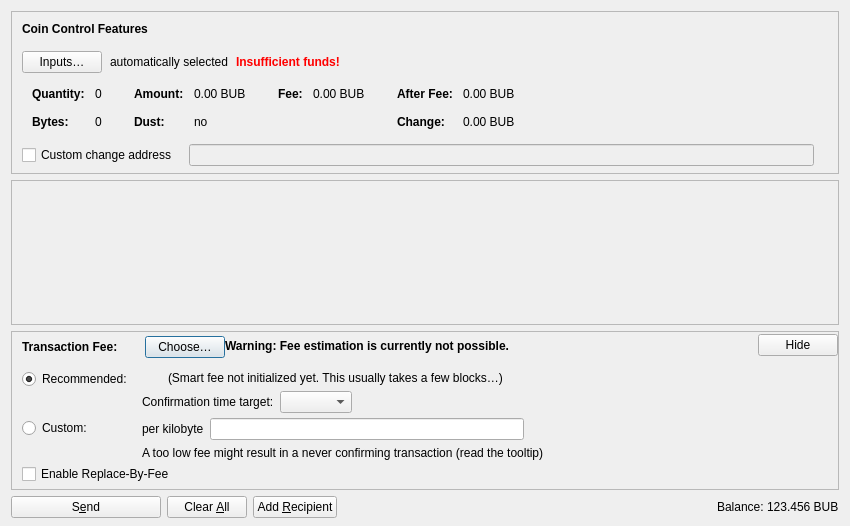
<?xml version="1.0" encoding="UTF-8"?>
<ui version="4.0">
 <class>SendCoinsDialog</class>
 <widget class="QDialog" name="SendCoinsDialog">
  <property name="geometry">
   <rect>
    <x>0</x>
    <y>0</y>
    <width>850</width>
    <height>526</height>
   </rect>
  </property>
  <property name="windowTitle">
   <string>Send Coins</string>
  </property>
  <layout class="QVBoxLayout" name="verticalLayout" stretch="0,1,0,0">
   <property name="bottomMargin">
    <number>8</number>
   </property>
   <item>
    <widget class="QFrame" name="frameCoinControl">
     <property name="sizePolicy">
      <sizepolicy hsizetype="Expanding" vsizetype="Expanding">
       <horstretch>0</horstretch>
       <verstretch>0</verstretch>
      </sizepolicy>
     </property>
     <property name="maximumSize">
      <size>
       <width>16777215</width>
       <height>16777215</height>
      </size>
     </property>
     <property name="frameShape">
      <enum>QFrame::StyledPanel</enum>
     </property>
     <property name="frameShadow">
      <enum>QFrame::Sunken</enum>
     </property>
     <layout class="QVBoxLayout" name="verticalLayoutCoinControl2">
      <property name="spacing">
       <number>0</number>
      </property>
      <property name="leftMargin">
       <number>0</number>
      </property>
      <property name="topMargin">
       <number>0</number>
      </property>
      <property name="rightMargin">
       <number>0</number>
      </property>
      <property name="bottomMargin">
       <number>6</number>
      </property>
      <item>
       <layout class="QVBoxLayout" name="verticalLayoutCoinControl" stretch="0,0,0,0,1">
        <property name="spacing">
         <number>0</number>
        </property>
        <property name="leftMargin">
         <number>10</number>
        </property>
        <property name="topMargin">
         <number>10</number>
        </property>
        <item>
         <layout class="QHBoxLayout" name="horizontalLayoutCoinControl1">
          <property name="bottomMargin">
           <number>15</number>
          </property>
          <item>
           <widget class="QLabel" name="labelCoinControlFeatures">
            <property name="sizePolicy">
             <sizepolicy hsizetype="Preferred" vsizetype="Maximum">
              <horstretch>0</horstretch>
              <verstretch>0</verstretch>
             </sizepolicy>
            </property>
            <property name="font">
             <font>
              <weight>75</weight>
              <bold>true</bold>
             </font>
            </property>
            <property name="styleSheet">
             <string notr="true">font-weight:bold;</string>
            </property>
            <property name="text">
             <string>Coin Control Features</string>
            </property>
           </widget>
          </item>
         </layout>
        </item>
        <item>
         <layout class="QHBoxLayout" name="horizontalLayoutCoinControl2" stretch="0,0,0,0">
          <property name="spacing">
           <number>8</number>
          </property>
          <property name="bottomMargin">
           <number>10</number>
          </property>
          <item>
           <widget class="QPushButton" name="pushButtonCoinControl">
            <property name="styleSheet">
             <string notr="true"/>
            </property>
            <property name="text">
             <string>Inputs…</string>
            </property>
            <property name="autoDefault">
             <bool>false</bool>
            </property>
           </widget>
          </item>
          <item>
           <widget class="QLabel" name="labelCoinControlAutomaticallySelected">
            <property name="text">
             <string>automatically selected</string>
            </property>
            <property name="margin">
             <number>5</number>
            </property>
           </widget>
          </item>
          <item>
           <widget class="QLabel" name="labelCoinControlInsuffFunds">
            <property name="font">
             <font>
              <weight>75</weight>
              <bold>true</bold>
             </font>
            </property>
            <property name="styleSheet">
             <string notr="true">color:red;font-weight:bold;</string>
            </property>
            <property name="text">
             <string>Insufficient funds!</string>
            </property>
            <property name="margin">
             <number>5</number>
            </property>
           </widget>
          </item>
          <item>
           <spacer name="horizontalSpacerCoinControl">
            <property name="orientation">
             <enum>Qt::Horizontal</enum>
            </property>
            <property name="sizeHint" stdset="0">
             <size>
              <width>40</width>
              <height>1</height>
             </size>
            </property>
           </spacer>
          </item>
         </layout>
        </item>
        <item>
         <widget class="QWidget" name="widgetCoinControl" native="true">
          <property name="sizePolicy">
           <sizepolicy hsizetype="Preferred" vsizetype="Preferred">
            <horstretch>0</horstretch>
            <verstretch>0</verstretch>
           </sizepolicy>
          </property>
          <property name="minimumSize">
           <size>
            <width>0</width>
            <height>0</height>
           </size>
          </property>
          <property name="styleSheet">
           <string notr="true"/>
          </property>
          <layout class="QHBoxLayout" name="horizontalLayoutCoinControl5">
           <property name="leftMargin">
            <number>0</number>
           </property>
           <property name="topMargin">
            <number>0</number>
           </property>
           <property name="rightMargin">
            <number>0</number>
           </property>
           <property name="bottomMargin">
            <number>0</number>
           </property>
           <item>
            <layout class="QHBoxLayout" name="horizontalLayoutCoinControl3" stretch="0,0,0,1">
             <property name="spacing">
              <number>20</number>
             </property>
             <property name="topMargin">
              <number>0</number>
             </property>
             <property name="bottomMargin">
              <number>10</number>
             </property>
             <item>
              <layout class="QFormLayout" name="formLayoutCoinControl1">
               <property name="horizontalSpacing">
                <number>10</number>
               </property>
               <property name="verticalSpacing">
                <number>14</number>
               </property>
               <property name="leftMargin">
                <number>10</number>
               </property>
               <property name="topMargin">
                <number>4</number>
               </property>
               <property name="rightMargin">
                <number>6</number>
               </property>
               <item row="0" column="0">
                <widget class="QLabel" name="labelCoinControlQuantityText">
                 <property name="font">
                  <font>
                   <weight>75</weight>
                   <bold>true</bold>
                  </font>
                 </property>
                 <property name="text">
                  <string>Quantity:</string>
                 </property>
                 <property name="margin">
                  <number>0</number>
                 </property>
                </widget>
               </item>
               <item row="0" column="1">
                <widget class="QLabel" name="labelCoinControlQuantity">
                 <property name="cursor">
                  <cursorShape>IBeamCursor</cursorShape>
                 </property>
                 <property name="contextMenuPolicy">
                  <enum>Qt::ActionsContextMenu</enum>
                 </property>
                 <property name="text">
                  <string notr="true">0</string>
                 </property>
                 <property name="margin">
                  <number>0</number>
                 </property>
                 <property name="textInteractionFlags">
                  <set>Qt::LinksAccessibleByMouse|Qt::TextSelectableByKeyboard|Qt::TextSelectableByMouse</set>
                 </property>
                </widget>
               </item>
               <item row="1" column="0">
                <widget class="QLabel" name="labelCoinControlBytesText">
                 <property name="font">
                  <font>
                   <weight>75</weight>
                   <bold>true</bold>
                  </font>
                 </property>
                 <property name="text">
                  <string>Bytes:</string>
                 </property>
                </widget>
               </item>
               <item row="1" column="1">
                <widget class="QLabel" name="labelCoinControlBytes">
                 <property name="cursor">
                  <cursorShape>IBeamCursor</cursorShape>
                 </property>
                 <property name="contextMenuPolicy">
                  <enum>Qt::ActionsContextMenu</enum>
                 </property>
                 <property name="text">
                  <string notr="true">0</string>
                 </property>
                 <property name="textInteractionFlags">
                  <set>Qt::LinksAccessibleByMouse|Qt::TextSelectableByKeyboard|Qt::TextSelectableByMouse</set>
                 </property>
                </widget>
               </item>
              </layout>
             </item>
             <item>
              <layout class="QFormLayout" name="formLayoutCoinControl2">
               <property name="horizontalSpacing">
                <number>10</number>
               </property>
               <property name="verticalSpacing">
                <number>14</number>
               </property>
               <property name="leftMargin">
                <number>6</number>
               </property>
               <property name="topMargin">
                <number>4</number>
               </property>
               <property name="rightMargin">
                <number>6</number>
               </property>
               <item row="0" column="0">
                <widget class="QLabel" name="labelCoinControlAmountText">
                 <property name="font">
                  <font>
                   <weight>75</weight>
                   <bold>true</bold>
                  </font>
                 </property>
                 <property name="text">
                  <string>Amount:</string>
                 </property>
                 <property name="margin">
                  <number>0</number>
                 </property>
                </widget>
               </item>
               <item row="0" column="1">
                <widget class="QLabel" name="labelCoinControlAmount">
                 <property name="cursor">
                  <cursorShape>IBeamCursor</cursorShape>
                 </property>
                 <property name="contextMenuPolicy">
                  <enum>Qt::ActionsContextMenu</enum>
                 </property>
                 <property name="text">
                  <string notr="true">0.00 BUB</string>
                 </property>
                 <property name="textInteractionFlags">
                  <set>Qt::LinksAccessibleByMouse|Qt::TextSelectableByKeyboard|Qt::TextSelectableByMouse</set>
                 </property>
                </widget>
               </item>
               <item row="1" column="0">
                <widget class="QLabel" name="labelCoinControlLowOutputText">
                 <property name="font">
                  <font>
                   <weight>75</weight>
                   <bold>true</bold>
                  </font>
                 </property>
                 <property name="text">
                  <string>Dust:</string>
                 </property>
                </widget>
               </item>
               <item row="1" column="1">
                <widget class="QLabel" name="labelCoinControlLowOutput">
                 <property name="cursor">
                  <cursorShape>IBeamCursor</cursorShape>
                 </property>
                 <property name="contextMenuPolicy">
                  <enum>Qt::ActionsContextMenu</enum>
                 </property>
                 <property name="text">
                  <string notr="true">no</string>
                 </property>
                 <property name="textInteractionFlags">
                  <set>Qt::LinksAccessibleByMouse|Qt::TextSelectableByKeyboard|Qt::TextSelectableByMouse</set>
                 </property>
                </widget>
               </item>
              </layout>
             </item>
             <item>
              <layout class="QFormLayout" name="formLayoutCoinControl3">
               <property name="horizontalSpacing">
                <number>10</number>
               </property>
               <property name="verticalSpacing">
                <number>14</number>
               </property>
               <property name="leftMargin">
                <number>6</number>
               </property>
               <property name="topMargin">
                <number>4</number>
               </property>
               <property name="rightMargin">
                <number>6</number>
               </property>
               <item row="0" column="0">
                <widget class="QLabel" name="labelCoinControlFeeText">
                 <property name="font">
                  <font>
                   <weight>75</weight>
                   <bold>true</bold>
                  </font>
                 </property>
                 <property name="text">
                  <string>Fee:</string>
                 </property>
                 <property name="margin">
                  <number>0</number>
                 </property>
                </widget>
               </item>
               <item row="0" column="1">
                <widget class="QLabel" name="labelCoinControlFee">
                 <property name="cursor">
                  <cursorShape>IBeamCursor</cursorShape>
                 </property>
                 <property name="contextMenuPolicy">
                  <enum>Qt::ActionsContextMenu</enum>
                 </property>
                 <property name="text">
                  <string notr="true">0.00 BUB</string>
                 </property>
                 <property name="textInteractionFlags">
                  <set>Qt::LinksAccessibleByMouse|Qt::TextSelectableByKeyboard|Qt::TextSelectableByMouse</set>
                 </property>
                </widget>
               </item>
              </layout>
             </item>
             <item>
              <layout class="QFormLayout" name="formLayoutCoinControl4">
               <property name="horizontalSpacing">
                <number>10</number>
               </property>
               <property name="verticalSpacing">
                <number>14</number>
               </property>
               <property name="leftMargin">
                <number>6</number>
               </property>
               <property name="topMargin">
                <number>4</number>
               </property>
               <property name="rightMargin">
                <number>6</number>
               </property>
               <item row="0" column="0">
                <widget class="QLabel" name="labelCoinControlAfterFeeText">
                 <property name="font">
                  <font>
                   <weight>75</weight>
                   <bold>true</bold>
                  </font>
                 </property>
                 <property name="text">
                  <string>After Fee:</string>
                 </property>
                 <property name="margin">
                  <number>0</number>
                 </property>
                </widget>
               </item>
               <item row="0" column="1">
                <widget class="QLabel" name="labelCoinControlAfterFee">
                 <property name="cursor">
                  <cursorShape>IBeamCursor</cursorShape>
                 </property>
                 <property name="contextMenuPolicy">
                  <enum>Qt::ActionsContextMenu</enum>
                 </property>
                 <property name="text">
                  <string notr="true">0.00 BUB</string>
                 </property>
                 <property name="textInteractionFlags">
                  <set>Qt::LinksAccessibleByMouse|Qt::TextSelectableByKeyboard|Qt::TextSelectableByMouse</set>
                 </property>
                </widget>
               </item>
               <item row="1" column="0">
                <widget class="QLabel" name="labelCoinControlChangeText">
                 <property name="font">
                  <font>
                   <weight>75</weight>
                   <bold>true</bold>
                  </font>
                 </property>
                 <property name="text">
                  <string>Change:</string>
                 </property>
                </widget>
               </item>
               <item row="1" column="1">
                <widget class="QLabel" name="labelCoinControlChange">
                 <property name="cursor">
                  <cursorShape>IBeamCursor</cursorShape>
                 </property>
                 <property name="contextMenuPolicy">
                  <enum>Qt::ActionsContextMenu</enum>
                 </property>
                 <property name="text">
                  <string notr="true">0.00 BUB</string>
                 </property>
                 <property name="textInteractionFlags">
                  <set>Qt::LinksAccessibleByMouse|Qt::TextSelectableByKeyboard|Qt::TextSelectableByMouse</set>
                 </property>
                </widget>
               </item>
              </layout>
             </item>
            </layout>
           </item>
          </layout>
         </widget>
        </item>
        <item>
         <layout class="QHBoxLayout" name="horizontalLayoutCoinControl4" stretch="0,0,0">
          <property name="spacing">
           <number>12</number>
          </property>
          <property name="sizeConstraint">
           <enum>QLayout::SetDefaultConstraint</enum>
          </property>
          <property name="topMargin">
           <number>5</number>
          </property>
          <property name="rightMargin">
           <number>5</number>
          </property>
          <item>
           <widget class="QCheckBox" name="checkBoxCoinControlChange">
            <property name="toolTip">
             <string>If this is activated, but the change address is empty or invalid, change will be sent to a newly generated address.</string>
            </property>
            <property name="text">
             <string>Custom change address</string>
            </property>
           </widget>
          </item>
          <item>
           <widget class="QValidatedLineEdit" name="lineEditCoinControlChange">
            <property name="enabled">
             <bool>false</bool>
            </property>
            <property name="sizePolicy">
             <sizepolicy hsizetype="Expanding" vsizetype="Fixed">
              <horstretch>0</horstretch>
              <verstretch>0</verstretch>
             </sizepolicy>
            </property>
           </widget>
          </item>
          <item>
           <widget class="QLabel" name="labelCoinControlChangeLabel">
            <property name="sizePolicy">
             <sizepolicy hsizetype="Preferred" vsizetype="Expanding">
              <horstretch>0</horstretch>
              <verstretch>0</verstretch>
             </sizepolicy>
            </property>
            <property name="minimumSize">
             <size>
              <width>0</width>
              <height>0</height>
             </size>
            </property>
            <property name="text">
             <string/>
            </property>
            <property name="margin">
             <number>3</number>
            </property>
           </widget>
          </item>
         </layout>
        </item>
        <item>
         <spacer name="verticalSpacerCoinControl">
          <property name="orientation">
           <enum>Qt::Vertical</enum>
          </property>
          <property name="sizeHint" stdset="0">
           <size>
            <width>800</width>
            <height>1</height>
           </size>
          </property>
         </spacer>
        </item>
       </layout>
      </item>
     </layout>
    </widget>
   </item>
   <item>
    <widget class="QScrollArea" name="scrollArea">
     <property name="widgetResizable">
      <bool>true</bool>
     </property>
     <widget class="QWidget" name="scrollAreaWidgetContents">
      <property name="geometry">
       <rect>
        <x>0</x>
        <y>0</y>
        <width>830</width>
        <height>104</height>
       </rect>
      </property>
      <layout class="QVBoxLayout" name="verticalLayout_2" stretch="0,1">
       <property name="leftMargin">
        <number>0</number>
       </property>
       <property name="topMargin">
        <number>0</number>
       </property>
       <property name="rightMargin">
        <number>0</number>
       </property>
       <property name="bottomMargin">
        <number>0</number>
       </property>
       <item>
        <layout class="QVBoxLayout" name="entries">
         <property name="spacing">
          <number>6</number>
         </property>
        </layout>
       </item>
       <item>
        <spacer name="verticalSpacer">
         <property name="orientation">
          <enum>Qt::Vertical</enum>
         </property>
         <property name="sizeHint" stdset="0">
          <size>
           <width>20</width>
           <height>40</height>
          </size>
         </property>
        </spacer>
       </item>
      </layout>
     </widget>
    </widget>
   </item>
   <item>
    <widget class="QFrame" name="frameFee">
     <property name="sizePolicy">
      <sizepolicy hsizetype="Expanding" vsizetype="Expanding">
       <horstretch>0</horstretch>
       <verstretch>0</verstretch>
      </sizepolicy>
     </property>
     <property name="maximumSize">
      <size>
       <width>16777215</width>
       <height>16777215</height>
      </size>
     </property>
     <property name="frameShape">
      <enum>QFrame::StyledPanel</enum>
     </property>
     <property name="frameShadow">
      <enum>QFrame::Sunken</enum>
     </property>
     <layout class="QVBoxLayout" name="verticalLayoutFee1">
      <property name="spacing">
       <number>0</number>
      </property>
      <property name="leftMargin">
       <number>0</number>
      </property>
      <property name="topMargin">
       <number>0</number>
      </property>
      <property name="rightMargin">
       <number>0</number>
      </property>
      <property name="bottomMargin">
       <number>0</number>
      </property>
      <item>
       <layout class="QVBoxLayout" name="verticalLayoutFee2" stretch="0,0,0">
        <property name="spacing">
         <number>0</number>
        </property>
        <property name="leftMargin">
         <number>10</number>
        </property>
        <property name="topMargin">
         <number>0</number>
        </property>
        <item>
         <layout class="QHBoxLayout" name="horizontalLayoutFee1">
          <property name="bottomMargin">
           <number>0</number>
          </property>
          <item>
           <layout class="QVBoxLayout" name="verticalLayoutFee7">
            <property name="spacing">
             <number>0</number>
            </property>
            <item>
             <spacer name="verticalSpacerSmartFee">
              <property name="orientation">
               <enum>Qt::Vertical</enum>
              </property>
              <property name="sizeType">
               <enum>QSizePolicy::Fixed</enum>
              </property>
              <property name="sizeHint" stdset="0">
               <size>
                <width>1</width>
                <height>4</height>
               </size>
              </property>
             </spacer>
            </item>
            <item>
             <layout class="QHBoxLayout" name="horizontalLayoutSmartFee">
              <property name="spacing">
               <number>10</number>
              </property>
              <item>
               <widget class="QLabel" name="labelFeeHeadline">
                <property name="sizePolicy">
                 <sizepolicy hsizetype="Preferred" vsizetype="Maximum">
                  <horstretch>0</horstretch>
                  <verstretch>0</verstretch>
                 </sizepolicy>
                </property>
                <property name="font">
                 <font>
                  <weight>75</weight>
                  <bold>true</bold>
                 </font>
                </property>
                <property name="styleSheet">
                 <string notr="true">font-weight:bold;</string>
                </property>
                <property name="text">
                 <string>Transaction Fee:</string>
                </property>
               </widget>
              </item>
              <item>
               <widget class="QLabel" name="labelFeeMinimized">
                <property name="text">
                 <string/>
                </property>
               </widget>
              </item>
              <item>
               <widget class="QPushButton" name="buttonChooseFee">
                <property name="text">
                 <string>Choose…</string>
                </property>
               </widget>
              </item>
             </layout>
            </item>
            <item>
             <spacer name="verticalSpacer_5">
              <property name="orientation">
               <enum>Qt::Vertical</enum>
              </property>
              <property name="sizeHint" stdset="0">
               <size>
                <width>1</width>
                <height>1</height>
               </size>
              </property>
             </spacer>
            </item>
           </layout>
          </item>
          <item>
           <widget class="QLabel" name="fallbackFeeWarningLabel">
            <property name="toolTip">
             <string>Using the fallbackfee can result in sending a transaction that will take several hours or days (or never) to confirm. Consider choosing your fee manually or wait until you have validated the complete chain.</string>
            </property>
            <property name="font">
            <font>
                <weight>75</weight>
                <bold>true</bold>
            </font>
            </property>
            <property name="text">
             <string>Warning: Fee estimation is currently not possible.</string>
            </property>
            <property name="wordWrap">
             <bool>false</bool>
            </property>
           </widget>
          </item>
          <item>
           <spacer name="horizontalSpacer_4">
            <property name="orientation">
             <enum>Qt::Horizontal</enum>
            </property>
            <property name="sizeType">
             <enum>QSizePolicy::MinimumExpanding</enum>
            </property>
            <property name="sizeHint" stdset="0">
             <size>
              <width>40</width>
              <height>20</height>
             </size>
            </property>
           </spacer>
          </item>
          <item>
           <widget class="QPushButton" name="buttonMinimizeFee">
            <property name="toolTip">
             <string>Hide transaction fee settings</string>
            </property>
            <property name="text">
             <string>Hide</string>
            </property>
           </widget>
          </item>
         </layout>
        </item>
        <item>
         <widget class="QFrame" name="frameFeeSelection">
          <layout class="QVBoxLayout" name="verticalLayoutFee12">
           <property name="spacing">
            <number>0</number>
           </property>
           <property name="leftMargin">
            <number>0</number>
           </property>
           <property name="topMargin">
            <number>0</number>
           </property>
           <property name="rightMargin">
            <number>0</number>
           </property>
           <property name="bottomMargin">
            <number>0</number>
           </property>
           <item>
            <layout class="QGridLayout" name="gridLayoutFee">
             <property name="topMargin">
              <number>10</number>
             </property>
             <property name="bottomMargin">
              <number>4</number>
             </property>
             <property name="horizontalSpacing">
              <number>10</number>
             </property>
             <property name="verticalSpacing">
              <number>4</number>
             </property>
             <item row="1" column="1">
              <layout class="QVBoxLayout" name="verticalLayoutFee8">
               <property name="spacing">
                <number>6</number>
               </property>
               <item>
                <layout class="QHBoxLayout" name="horizontalLayoutFee13">
                 <item>
                  <widget class="QLabel" name="labelCustomPerKilobyte">
                   <property name="toolTip">
                    <string>Specify a custom fee per kB (1,000 bytes) of the transaction's virtual size.

Note:  Since the fee is calculated on a per-byte basis, a fee rate of "100 satoshis per kvB" for a transaction size of 500 virtual bytes (half of 1 kvB) would ultimately yield a fee of only 50 satoshis.</string>
                   </property>
                   <property name="text">
                    <string>per kilobyte</string>
                   </property>
                  </widget>
                 </item>
                 <item>
                  <widget class="BubcoinAmountField" name="customFee"/>
                 </item>
                 <item>
                  <spacer name="horizontalSpacer_6">
                   <property name="orientation">
                    <enum>Qt::Horizontal</enum>
                   </property>
                   <property name="sizeHint" stdset="0">
                    <size>
                     <width>1</width>
                     <height>1</height>
                    </size>
                   </property>
                  </spacer>
                 </item>
                </layout>
               </item>
               <item>
                <layout class="QHBoxLayout" name="horizontalLayoutFee8">
                 <item>
                  <widget class="QLabel" name="labelCustomFeeWarning">
                   <property name="enabled">
                    <bool>true</bool>
                   </property>
                   <property name="toolTip">
                    <string>When there is less transaction volume than space in the blocks, miners as well as relaying nodes may enforce a minimum fee. Paying only this minimum fee is just fine, but be aware that this can result in a never confirming transaction once there is more demand for bubcoin transactions than the network can process.</string>
                   </property>
                   <property name="text">
                    <string>A too low fee might result in a never confirming transaction (read the tooltip)</string>
                   </property>
                  </widget>
                 </item>
                 <item>
                  <spacer name="horizontalSpacer_2">
                   <property name="orientation">
                    <enum>Qt::Horizontal</enum>
                   </property>
                   <property name="sizeHint" stdset="0">
                    <size>
                     <width>1</width>
                     <height>1</height>
                    </size>
                   </property>
                  </spacer>
                 </item>
                </layout>
               </item>
              </layout>
             </item>
             <item row="0" column="0">
              <layout class="QVBoxLayout" name="verticalLayoutFee4" stretch="0,1">
               <item>
                <widget class="QRadioButton" name="radioSmartFee">
                 <property name="text">
                  <string>Recommended:</string>
                 </property>
                 <property name="checked">
                  <bool>true</bool>
                 </property>
                 <attribute name="buttonGroup">
                  <string notr="true">groupFee</string>
                 </attribute>
                </widget>
               </item>
               <item>
                <spacer name="verticalSpacer_2">
                 <property name="orientation">
                  <enum>Qt::Vertical</enum>
                 </property>
                 <property name="sizeHint" stdset="0">
                  <size>
                   <width>1</width>
                   <height>1</height>
                  </size>
                 </property>
                </spacer>
               </item>
              </layout>
             </item>
             <item row="1" column="0">
              <layout class="QVBoxLayout" name="verticalLayoutFee9" stretch="0,1">
               <item>
                <widget class="QRadioButton" name="radioCustomFee">
                 <property name="text">
                  <string>Custom:</string>
                 </property>
                 <attribute name="buttonGroup">
                  <string notr="true">groupFee</string>
                 </attribute>
                </widget>
               </item>
               <item>
                <spacer name="verticalSpacer_6">
                 <property name="orientation">
                  <enum>Qt::Vertical</enum>
                 </property>
                 <property name="sizeHint" stdset="0">
                  <size>
                   <width>1</width>
                   <height>1</height>
                  </size>
                 </property>
                </spacer>
               </item>
              </layout>
             </item>
             <item row="0" column="1">
              <layout class="QVBoxLayout" name="verticalLayoutFee3" stretch="0,0,1">
               <property name="spacing">
                <number>6</number>
               </property>
               <property name="topMargin">
                <number>2</number>
               </property>
               <item>
                <layout class="QHBoxLayout" name="horizontalLayoutFee12">
                 <item>
                  <widget class="QLabel" name="labelSmartFee">
                   <property name="text">
                    <string/>
                   </property>
                  </widget>
                 </item>
                 <item>
                  <widget class="QLabel" name="labelFeeEstimation">
                   <property name="text">
                    <string/>
                   </property>
                  </widget>
                 </item>
                 <item>
                  <widget class="QLabel" name="labelSmartFee2">
                   <property name="text">
                    <string>(Smart fee not initialized yet. This usually takes a few blocks…)</string>
                   </property>
                  </widget>
                 </item>
                 <item>
                  <spacer name="horizontalSpacer_5">
                   <property name="orientation">
                    <enum>Qt::Horizontal</enum>
                   </property>
                   <property name="sizeHint" stdset="0">
                    <size>
                     <width>1</width>
                     <height>1</height>
                    </size>
                   </property>
                  </spacer>
                 </item>
                </layout>
               </item>
               <item>
                <layout class="QHBoxLayout" name="horizontalLayoutFee9">
                 <item>
                  <layout class="QVBoxLayout" name="verticalLayoutFee6">
                   <item>
                    <widget class="QLabel" name="labelSmartFee3">
                     <property name="text">
                      <string>Confirmation time target:</string>
                     </property>
                    </widget>
                   </item>
                  </layout>
                 </item>
                 <item>
                  <layout class="QVBoxLayout" name="verticalLayoutFee5">
                   <property name="rightMargin">
                    <number>30</number>
                   </property>
                   <item>
                    <layout class="QHBoxLayout" name="horizontalLayoutConfTarget">
                     <property name="bottomMargin">
                      <number>0</number>
                     </property>
                     <item>
                      <widget class="QComboBox" name="confTargetSelector"/>
                     </item>
                     <item>
                      <spacer name="horizontalSpacerConfTarget">
                       <property name="orientation">
                        <enum>Qt::Horizontal</enum>
                       </property>
                       <property name="sizeHint" stdset="0">
                        <size>
                         <width>40</width>
                         <height>20</height>
                        </size>
                       </property>
                      </spacer>
                     </item>
                    </layout>
                   </item>
                  </layout>
                 </item>
                </layout>
               </item>
               <item>
                <spacer name="verticalSpacer_4">
                 <property name="orientation">
                  <enum>Qt::Vertical</enum>
                 </property>
                 <property name="sizeHint" stdset="0">
                  <size>
                   <width>1</width>
                   <height>1</height>
                  </size>
                 </property>
                </spacer>
               </item>
              </layout>
             </item>
            </layout>
           </item>
           <item>
            <widget class="QCheckBox" name="optInRBF">
             <property name="text">
              <string>Enable Replace-By-Fee</string>
             </property>
             <property name="toolTip">
              <string>With Replace-By-Fee (BIP-125) you can increase a transaction's fee after it is sent. Without this, a higher fee may be recommended to compensate for increased transaction delay risk.</string>
             </property>
            </widget>
           </item>
          </layout>
         </widget>
        </item>
        <item>
         <spacer name="verticalSpacerFee">
          <property name="orientation">
           <enum>Qt::Vertical</enum>
          </property>
          <property name="sizeHint" stdset="0">
           <size>
            <width>40</width>
            <height>5</height>
           </size>
          </property>
         </spacer>
        </item>
       </layout>
      </item>
     </layout>
    </widget>
   </item>
   <item>
    <layout class="QHBoxLayout" name="horizontalLayout">
     <item>
      <widget class="QPushButton" name="sendButton">
       <property name="minimumSize">
        <size>
         <width>150</width>
         <height>0</height>
        </size>
       </property>
       <property name="toolTip">
        <string>Confirm the send action</string>
       </property>
       <property name="text">
        <string>S&amp;end</string>
       </property>
       <property name="icon">
        <iconset resource="../bubcoin.qrc">
         <normaloff>:/icons/send</normaloff>:/icons/send</iconset>
       </property>
       <property name="autoDefault">
        <bool>false</bool>
       </property>
       <property name="default">
        <bool>false</bool>
       </property>
      </widget>
     </item>
     <item>
      <widget class="QPushButton" name="clearButton">
       <property name="sizePolicy">
        <sizepolicy hsizetype="Minimum" vsizetype="Fixed">
         <horstretch>0</horstretch>
         <verstretch>0</verstretch>
        </sizepolicy>
       </property>
       <property name="toolTip">
        <string>Clear all fields of the form.</string>
       </property>
       <property name="text">
        <string>Clear &amp;All</string>
       </property>
       <property name="icon">
        <iconset resource="../bubcoin.qrc">
         <normaloff>:/icons/remove</normaloff>:/icons/remove</iconset>
       </property>
       <property name="autoDefault">
        <bool>false</bool>
       </property>
      </widget>
     </item>
     <item>
      <widget class="QPushButton" name="addButton">
       <property name="toolTip">
        <string>Send to multiple recipients at once</string>
       </property>
       <property name="text">
        <string>Add &amp;Recipient</string>
       </property>
       <property name="icon">
        <iconset resource="../bubcoin.qrc">
         <normaloff>:/icons/add</normaloff>:/icons/add</iconset>
       </property>
       <property name="autoDefault">
        <bool>false</bool>
       </property>
      </widget>
     </item>
     <item>
      <spacer name="horizontalSpacer">
       <property name="orientation">
        <enum>Qt::Horizontal</enum>
       </property>
       <property name="sizeHint" stdset="0">
        <size>
         <width>40</width>
         <height>20</height>
        </size>
       </property>
      </spacer>
     </item>
     <item>
      <layout class="QHBoxLayout" name="horizontalLayout_2">
       <property name="spacing">
        <number>3</number>
       </property>
       <item>
        <widget class="QLabel" name="labelBalanceName">
         <property name="sizePolicy">
          <sizepolicy hsizetype="Preferred" vsizetype="Fixed">
           <horstretch>0</horstretch>
           <verstretch>0</verstretch>
          </sizepolicy>
         </property>
         <property name="text">
          <string>Balance:</string>
         </property>
        </widget>
       </item>
       <item>
        <widget class="QLabel" name="labelBalance">
         <property name="sizePolicy">
          <sizepolicy hsizetype="Preferred" vsizetype="Fixed">
           <horstretch>0</horstretch>
           <verstretch>0</verstretch>
          </sizepolicy>
         </property>
         <property name="cursor">
          <cursorShape>IBeamCursor</cursorShape>
         </property>
         <property name="text">
          <string notr="true">123.456 BUB</string>
         </property>
         <property name="textInteractionFlags">
          <set>Qt::LinksAccessibleByMouse|Qt::TextSelectableByKeyboard|Qt::TextSelectableByMouse</set>
         </property>
        </widget>
       </item>
      </layout>
     </item>
    </layout>
   </item>
  </layout>
 </widget>
 <customwidgets>
  <customwidget>
   <class>QValidatedLineEdit</class>
   <extends>QLineEdit</extends>
   <header>qt/qvalidatedlineedit.h</header>
  </customwidget>
  <customwidget>
   <class>BubcoinAmountField</class>
   <extends>QLineEdit</extends>
   <header>qt/bubcoinamountfield.h</header>
   <container>1</container>
  </customwidget>
 </customwidgets>
 <resources>
  <include location="../bubcoin.qrc"/>
 </resources>
 <connections/>
 <buttongroups>
  <buttongroup name="groupFee"/>
 </buttongroups>
</ui>
